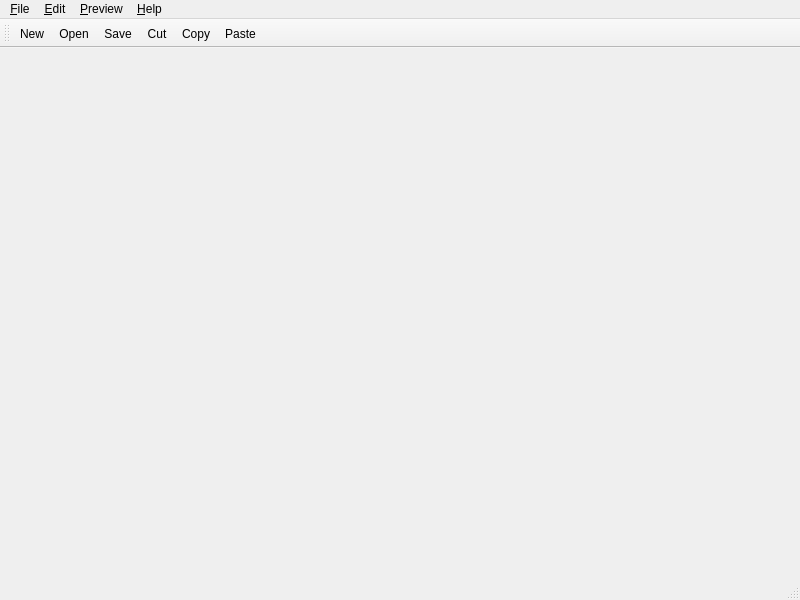
<?xml version="1.0" encoding="UTF-8"?>
<ui version="4.0">
 <class>MainWindow</class>
 <widget class="QMainWindow" name="MainWindow">
  <property name="geometry">
   <rect>
    <x>0</x>
    <y>0</y>
    <width>800</width>
    <height>600</height>
   </rect>
  </property>
  <property name="windowTitle">
   <string>MainWindow</string>
  </property>
  <widget class="QWidget" name="centralwidget"/>
  <widget class="QMenuBar" name="menubar">
   <property name="geometry">
    <rect>
     <x>0</x>
     <y>0</y>
     <width>800</width>
     <height>28</height>
    </rect>
   </property>
   <widget class="QMenu" name="menu_File">
    <property name="title">
     <string>&amp;File</string>
    </property>
    <addaction name="action_New"/>
    <addaction name="action_Open"/>
    <addaction name="action_Save"/>
    <addaction name="action_SaveAs"/>
    <addaction name="separator"/>
    <addaction name="action_SavePdf"/>
    <addaction name="action_SavePng"/>
    <addaction name="separator"/>
    <addaction name="action_Quit"/>
   </widget>
   <widget class="QMenu" name="menu_Edit">
    <property name="title">
     <string>&amp;Edit</string>
    </property>
    <addaction name="action_Cut"/>
    <addaction name="action_Copy"/>
    <addaction name="action_Paste"/>
   </widget>
   <widget class="QMenu" name="menu_Help">
    <property name="title">
     <string>&amp;Help</string>
    </property>
    <addaction name="action_About"/>
    <addaction name="action_AboutQt"/>
   </widget>
   <widget class="QMenu" name="menu_Preview">
    <property name="title">
     <string>&amp;Preview</string>
    </property>
    <addaction name="action_Compile"/>
    <addaction name="separator"/>
    <addaction name="action_ZoomIn"/>
    <addaction name="action_ZoomOut"/>
    <addaction name="separator"/>
    <addaction name="action_DpiIn"/>
    <addaction name="action_DpiOut"/>
   </widget>
   <addaction name="menu_File"/>
   <addaction name="menu_Edit"/>
   <addaction name="menu_Preview"/>
   <addaction name="menu_Help"/>
  </widget>
  <widget class="QStatusBar" name="statusbar"/>
  <widget class="QToolBar" name="toolBar">
   <property name="windowTitle">
    <string>toolBar</string>
   </property>
   <attribute name="toolBarArea">
    <enum>TopToolBarArea</enum>
   </attribute>
   <attribute name="toolBarBreak">
    <bool>false</bool>
   </attribute>
   <addaction name="action_New"/>
   <addaction name="action_Open"/>
   <addaction name="action_Save"/>
   <addaction name="action_Cut"/>
   <addaction name="action_Copy"/>
   <addaction name="action_Paste"/>
  </widget>
  <action name="action_New">
   <property name="icon">
    <iconset resource="main.qrc">
     <normaloff>:/icons/new.png</normaloff>:/icons/new.png</iconset>
   </property>
   <property name="text">
    <string>&amp;New</string>
   </property>
   <property name="toolTip">
    <string>Create a new file</string>
   </property>
   <property name="shortcut">
    <string/>
   </property>
  </action>
  <action name="action_Open">
   <property name="icon">
    <iconset resource="main.qrc">
     <normaloff>:/icons/open.png</normaloff>:/icons/open.png</iconset>
   </property>
   <property name="text">
    <string>&amp;Open</string>
   </property>
   <property name="toolTip">
    <string>Open an existing file</string>
   </property>
  </action>
  <action name="action_Save">
   <property name="icon">
    <iconset resource="main.qrc">
     <normaloff>:/icons/save.png</normaloff>:/icons/save.png</iconset>
   </property>
   <property name="text">
    <string>&amp;Save</string>
   </property>
   <property name="toolTip">
    <string>Save the document to disk</string>
   </property>
  </action>
  <action name="action_SaveAs">
   <property name="text">
    <string>Save &amp;As...</string>
   </property>
  </action>
  <action name="action_Quit">
   <property name="text">
    <string>&amp;Quit</string>
   </property>
  </action>
  <action name="action_Cut">
   <property name="icon">
    <iconset resource="main.qrc">
     <normaloff>:/icons/cut.png</normaloff>:/icons/cut.png</iconset>
   </property>
   <property name="text">
    <string>Cut</string>
   </property>
  </action>
  <action name="action_Copy">
   <property name="icon">
    <iconset resource="main.qrc">
     <normaloff>:/icons/copy.png</normaloff>:/icons/copy.png</iconset>
   </property>
   <property name="text">
    <string>Copy</string>
   </property>
  </action>
  <action name="action_Paste">
   <property name="icon">
    <iconset resource="main.qrc">
     <normaloff>:/icons/paste.png</normaloff>:/icons/paste.png</iconset>
   </property>
   <property name="text">
    <string>Paste</string>
   </property>
  </action>
  <action name="action_About">
   <property name="text">
    <string>About</string>
   </property>
  </action>
  <action name="action_AboutQt">
   <property name="text">
    <string>AboutQt</string>
   </property>
  </action>
  <action name="action_Compile">
   <property name="text">
    <string>&amp;Compile</string>
   </property>
  </action>
  <action name="action_ZoomIn">
   <property name="text">
    <string>ZoomIn</string>
   </property>
   <property name="toolTip">
    <string>ZoomIn the image</string>
   </property>
  </action>
  <action name="action_ZoomOut">
   <property name="text">
    <string>ZoomOut</string>
   </property>
   <property name="toolTip">
    <string>ZoomOut the image</string>
   </property>
  </action>
  <action name="action_DpiIn">
   <property name="text">
    <string>DpiIn</string>
   </property>
   <property name="toolTip">
    <string>increase the png dpi</string>
   </property>
  </action>
  <action name="action_DpiOut">
   <property name="text">
    <string>DpiOut</string>
   </property>
   <property name="toolTip">
    <string>decrease the png dpi</string>
   </property>
  </action>
  <action name="action_SavePdf">
   <property name="text">
    <string>Save Pdf...</string>
   </property>
   <property name="toolTip">
    <string>Save Pdf in...</string>
   </property>
  </action>
  <action name="action_SavePng">
   <property name="text">
    <string>Save Png...</string>
   </property>
   <property name="toolTip">
    <string>Save Png in ...</string>
   </property>
  </action>
 </widget>
 <resources>
  <include location="main.qrc"/>
 </resources>
 <connections/>
</ui>
